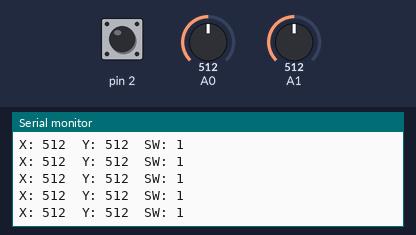
Simulated run of this sketch. Board: Arduino Uno, built with avr-gcc and run on an emulated ATmega328P. Parts: the last lines printed to the serial monitor. The inputs (shaded band) are chosen by the test bench; at power-on: A0 = 512, A1 = 512, pin 2 HIGH.

Above: at 1.2 s.
1.3 s: A0 set to 716
At 1.31 s:
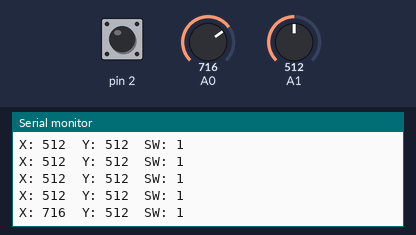
2.8 s: A1 set to 716
At 2.83 s:
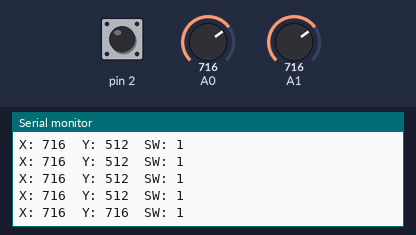
4.3 s: pin 2 pulled LOW for 0.15 s
At 4.34 s:
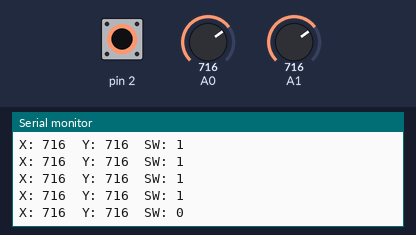
5.9 s: A0 set to 1023
At 5.95 s:
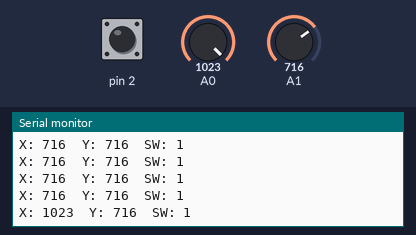
8.9 s: pin 2 pulled LOW for 1 s
At 8.97 s:
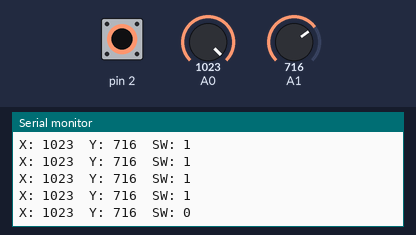
11.4 s: A1 set to 900
At 11.49 s:
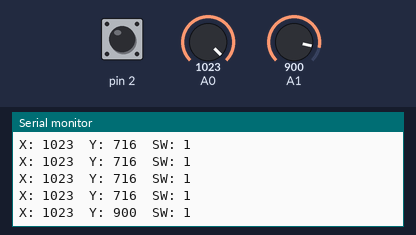
Timing chart, 0 to 13.9 s (numbered marks = the images above; inputs shaded):
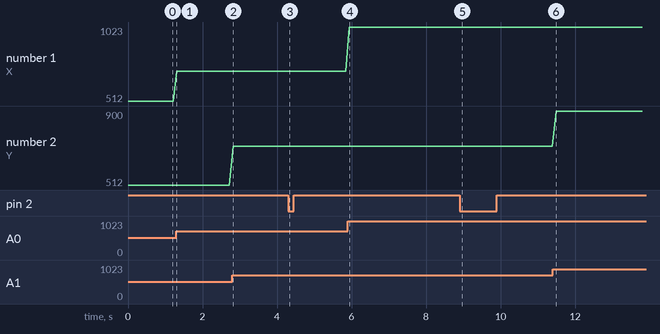

Measured:
- after the input at 1.3 s, the serial monitor: prints a new line at once (image 1)
- after the input at 2.8 s, the serial monitor: prints a new line at once (image 2)
- after the input at 4.3 s, the serial monitor: prints a new line at once (image 3)
- after the input at 5.9 s, the serial monitor: prints a new line at once (image 4)
- after the input at 8.9 s, the serial monitor: prints a new line after 0.07 s (image 5)
- after the input at 11.4 s, the serial monitor: prints a new line after 0.09 s (image 6)
- plotted number 1: 512 → 716 after the input at 1.3 s, 716 → 1023 after the input at 5.9 s
- plotted number 2: 716 → 900 after the input at 11.4 s

The sketch:

joystick.ino
```cpp
//x軸方向の値
int x_value;

//y軸方向の値
int y_value;

//スイッチの状態を見る変数(押されていない:1 押されている:0)
bool switch_flag;

void setup() {

  //VRxに繋いだピン(A0)をを入力ピンとして設定する(デフォルト設定なので省略しても良い)
  pinMode(A0,INPUT);

  //VRyに繋いだピン(A1)をを入力ピンとして設定する(デフォルト設定なので省略しても良い)
  pinMode(A1,INPUT);

  //SWに繋いだピン(2)をプルアップ付きの入力ピンとして設定する
  pinMode(2,INPUT_PULLUP);

  //シリアル通信の初期処理を行う
  Serial.begin(9600);
}

void loop() {

  //x軸方向とy軸方向の値を取得する
  x_value=analogRead(A0);
  y_value=analogRead(A1);

  //スイッチの状態を取得する
  switch_flag=digitalRead(2);

  //x軸方向とy軸方向の値、スイッチの状態を表示する
  Serial.print("X: ");
  Serial.print(x_value);
  Serial.print("  Y: ");
  Serial.print(y_value);
  Serial.print("  SW: ");
  Serial.println(switch_flag);

  delay(100);
}
```
